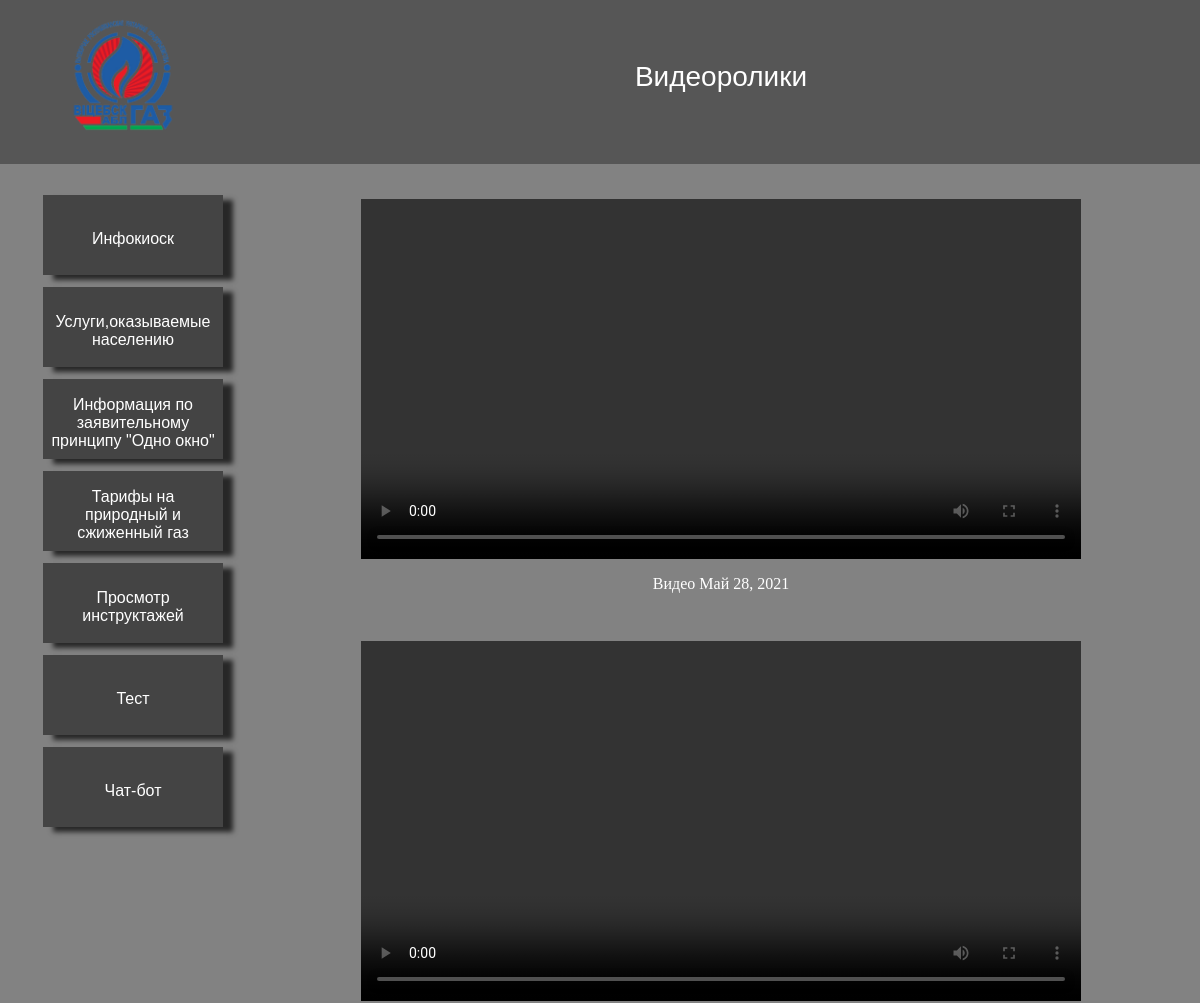
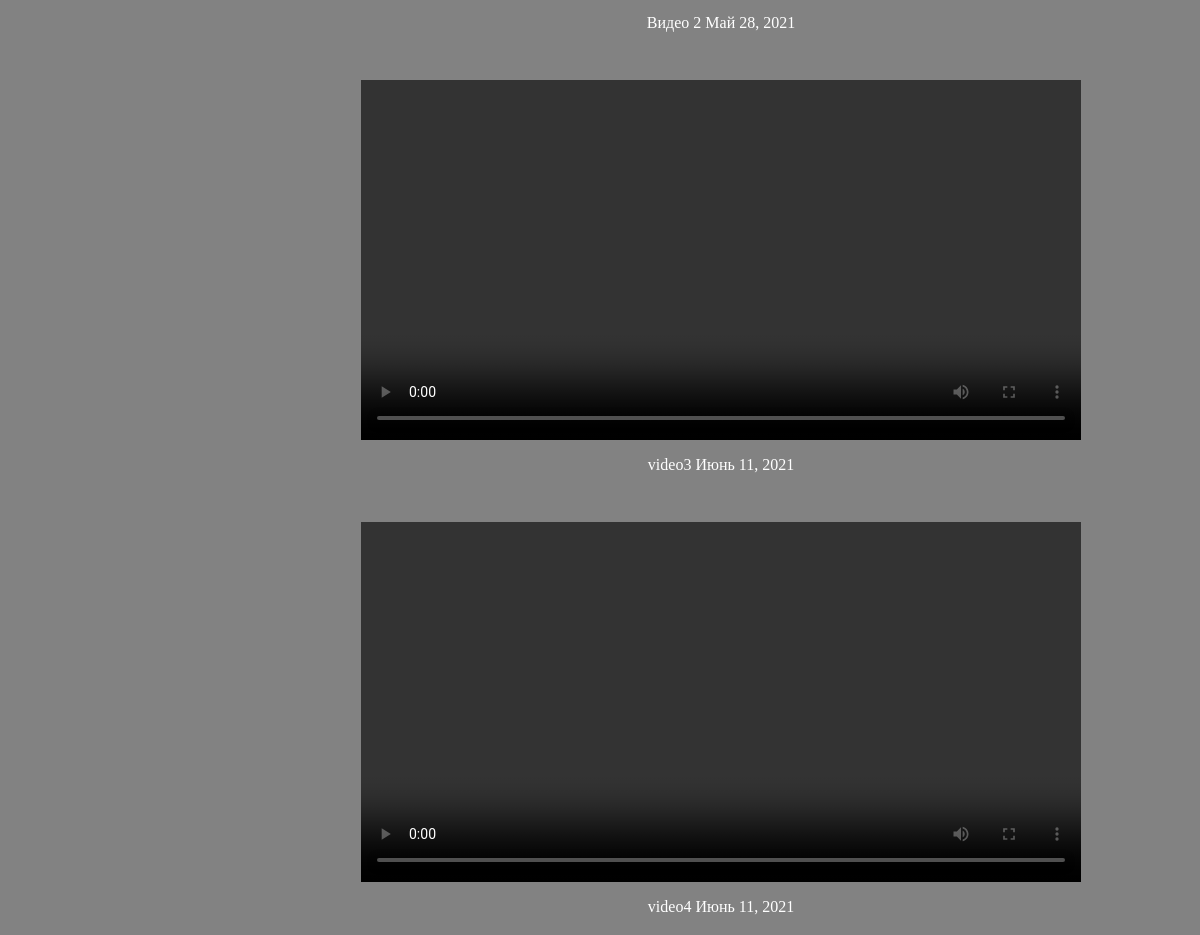
/Videos/, run on an earlier commit of the app's database (2 pictures, top to bottom).
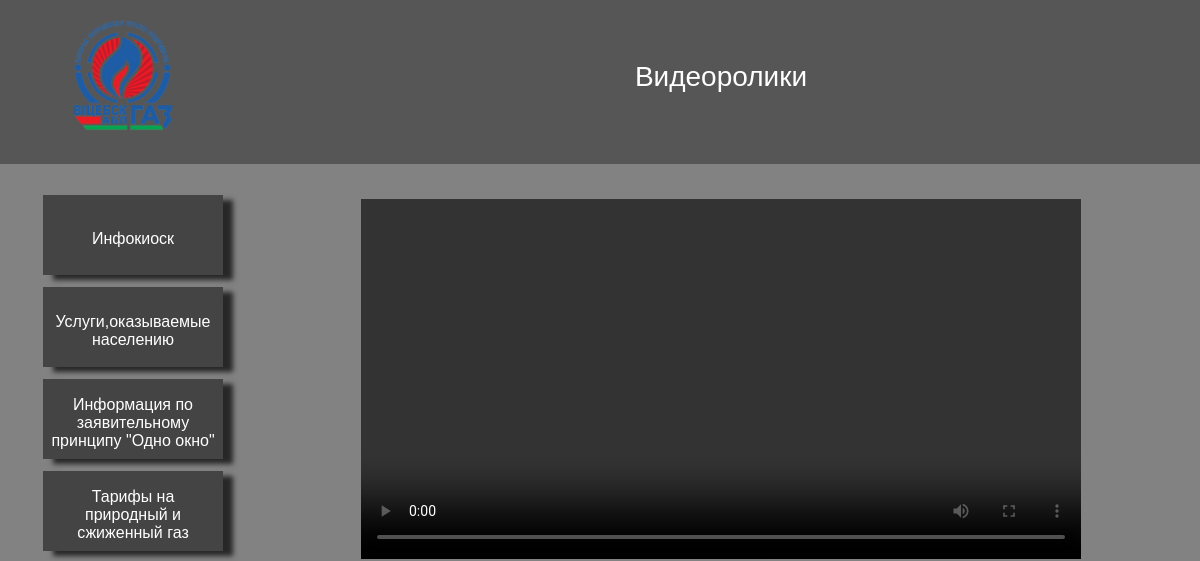
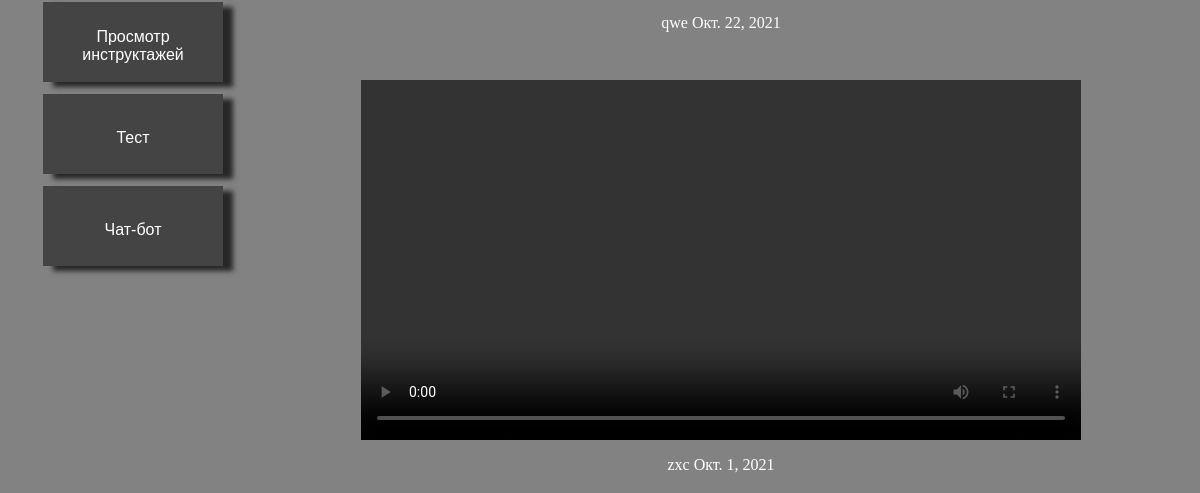
And on a later commit of the database (2 pictures, top to bottom).
### main/models.py (models this page shows, shortened)
class Videos(models.Model):
    title = models.CharField(max_length=150)
    Videos_video = models.FileField(upload_to='Videos/')
    times = models.DateField()

### main/views.py (the view)
# urls.py: path('Videos/', views.Videos_home, name='Videos'),
def Videos_home(request):
    data = Videos.objects.all()
    return render(request,'main/Videos.html', {'data': data})

### main/templates/main/Videos.html (shortened to what this page needs)
{%extends 'main/Shell.html'%}
{%block topbar%}Видеоролики{%endblock%}
{%block body%}
{%for el in data%}
    <video src="{{ el.Videos_video.url }}" class="video" controls></video>
    <p href="{{ el.price}}" class="cool_text">{{ el.title }} {{el.times}}</p>
{%endfor%}
{%endblock%}

### main/templates/main/Shell.html (shortened to what this page needs)
{%load static%}
<!DOCTYPE html>
<html lang="en">
<head>
    <link rel="stylesheet" href="{% static 'main/css/Shell.css' %}">
</head>
<body class="main">
<div class="topbar">
    <table>
        <tr>
            <td class="top_left_block"><a href="{%url 'home'%}"><img src="{% static 'main/img/logo.png' %}" class="back" ></img></a></td>
            <td class="top_right_block"><a class="toptext">{%block topbar%}{%endblock%}</a></td>
        </tr>
    </table>
</div>
<div class="Onewindow_main_table_position">
    <table>
        <td class="left_block">
    <ul>
        <li class="list"><a href="{%url 'home'%}"><button class="button_left_block">Инфокиоск</button></a></li>
        <li class="list"><a href="{%url 'Services'%}"><button class="button_left_block">Услуги,оказываемые населению</button></a></li>
        <li class="list"><a href="{%url 'onewindow'%}"><button class="button_left_block">Информация по заявительному принципу "Одно окно"</button></a></li>
        <li class="list"><a href="{%url 'price'%}"><button class="button_left_block">Тарифы на природный и сжиженный газ</button></a></li>
        <li class="list"><a href="{%url 'Videos'%}"><button class="button_left_block">Просмотр инструктажей</button></a></li>
        <li class="list"><a href="{%url 'Quiz'%}"><button class="button_left_block">Тест</button></a></li>
        <li class="list"><a href="{%url 'bot'%}"><button class="button_left_block">Чат-бот</button></a></li>
    </ul>
        </td>
        <td class="right_block">
            {%block body%}
            {%endblock%}
        </td>
    </table>
</div>
</body>
</html>

### main/static/main/css/Shell.css (style rules this page uses)
.main { margin: 0; background: #828282; }
.back { height: 15vh; }
.top_left_block { width: 20vw; }
.top_right_block { width: 79vw; }
.left_block { width: 20vw; vertical-align: top; }
.right_block { width: 79vw; vertical-align: top; //position: fixed; }
.Onewindow_main_table_position { height: 78vh; background: #828282; }
.topbar { height: 19vh; background-color: #565656; text-align: center; margin: 0; padding-top: 1.5vh; }
.button_left_block { margin-top: 1.5vh; height: 10vh; width: 15vw; padding-top: 1vh; background-color: #444444; border: none; color: white; text-align: center; box-shadow: 10px 5px 5px rgba(0, 0, 0, .7); font-size: 2vh; }
.list { list-style-type: none; }
.toptext { color: #fff; font-family: Arial, Helvetica, sans-serif; font-size: 3.5vh; margin-left: auto; margin-right: auto; margin-top: 3vh; }
.video { width: 60vw; padding-top: 4vh; display: block; margin-left: auto; margin-right: auto; }
.cool_text { color: #fff; text-align: center; }

What changed in the data, as far as the page shows it:
removed Videos: title "Видео", times "Май 28, 2021"
removed Videos: title "Видео 2", times "Май 28, 2021"
removed Videos: title "video3", times "Июнь 11, 2021"
removed Videos: title "video4", times "Июнь 11, 2021"
added Videos: title "qwe", times "Окт. 22, 2021"
added Videos: title "zxc", times "Окт. 1, 2021"
